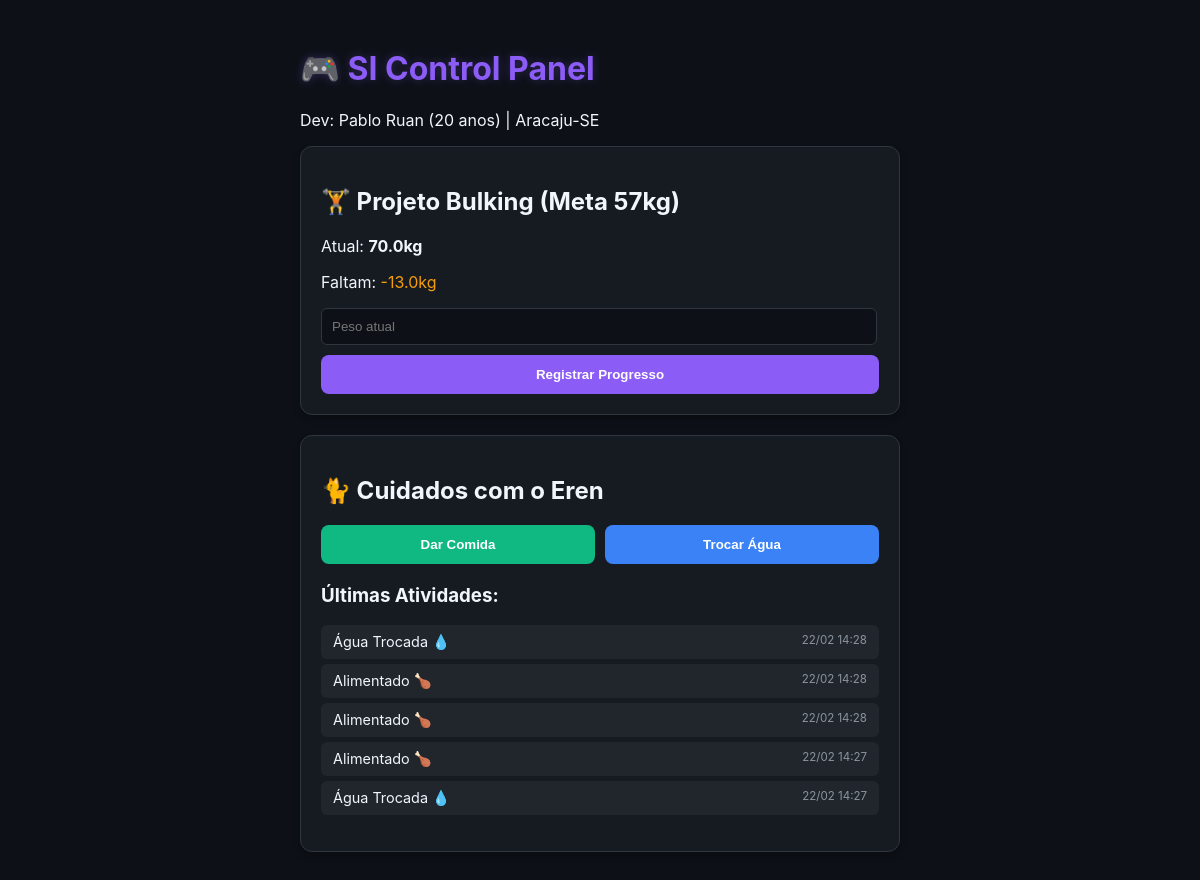
The page / on the database its author committed.
### tables this page shows
CREATE TABLE progresso_peso (
            id INTEGER PRIMARY KEY AUTOINCREMENT,
            data TEXT,
            peso REAL
        );

CREATE TABLE cuidados_eren (
            id INTEGER PRIMARY KEY AUTOINCREMENT,
            data TEXT,
            atividade TEXT
        );

### app.py (the view)
@app.route('/')
def index():
    conn = get_db_connection()
    ultimo_peso = conn.execute('SELECT * FROM progresso_peso ORDER BY id DESC LIMIT 1').fetchone()
    atividades_eren = conn.execute('SELECT * FROM cuidados_eren ORDER BY id DESC LIMIT 10').fetchall()
    conn.close()
    meta = 57.0 # Sua meta de ectomorfo
    peso_atual = ultimo_peso['peso'] if ultimo_peso else 0
    falta = meta - peso_atual if peso_atual > 0 else meta
    return render_template('index.html', peso=ultimo_peso, falta=falta, eren=atividades_eren)

### app.py (called while the page is built)
def get_db_connection():
    conn = sqlite3.connect('sistema_rotina.db')
    conn.row_factory = sqlite3.Row
    return conn

### templates/index.html (shortened to what this page needs)
<!DOCTYPE html>
<html lang="pt-br">
<head>
</head>
<body>
    <div class="container">
        <h1>🎮 SI Control Panel</h1>
        <p>Dev: Pablo Ruan (20 anos) | Aracaju-SE</p>
        <div class="card">
            <h2>🏋️ Projeto Bulking (Meta 57kg)</h2>
            <p>Atual: <strong>{{ peso['peso'] if peso else 'N/A' }}kg</strong></p>
            <p>Faltam: <span style="color: var(--accent)">{{ "%.1f"|format(falta) }}kg</span></p>
            <form action="/registrar_peso" method="post">
                <input type="number" step="0.1" name="peso" placeholder="Peso atual" required>
                <button type="submit" class="btn btn-weight">Registrar Progresso</button>
            </form>
        </div>
        <div class="card">
            <h2>🐈 Cuidados com o Eren</h2>
            <div class="status-grid">
                <form action="/acao_eren" method="post">
                    <button type="submit" class="btn btn-feed">Dar Comida</button>
                </form>
                <form action="/acao_eren" method="post">
                    <button type="submit" class="btn btn-water">Trocar Água</button>
                </form>
            </div>
            <h3 style="margin-top: 20px;">Últimas Atividades:</h3>
            <ul>
                {% for log in eren %}
                <li>
                    <span>{{ log['atividade'] }}</span>
                    <span class="time">{{ log['data'] }}</span>
                </li>
                {% endfor %}
            </ul>
        </div>
    </div>
</body>
</html>

### templates/index.html (style rules this page uses)
:root { --bg: #0d1117; --card: #161b22; --primary: #8b5cf6; --secondary: #10b981; --accent: #f59e0b; --text: #f0f6fc; }
body { font-family: 'Inter', sans-serif; background: var(--bg); color: var(--text); display: flex; flex-direction: column; align-items: center; padding: 20px; }
.container { max-width: 600px; width: 100%; }
h1 { color: var(--primary); text-shadow: 0 0 10px rgba(139, 92, 246, 0.3); }
.card { background: var(--card); border: 1px solid #30363d; border-radius: 12px; padding: 20px; margin-bottom: 20px; box-shadow: 0 4px 6px rgba(0,0,0,0.3); }
.status-grid { display: grid; grid-template-columns: 1fr 1fr; gap: 10px; margin-top: 15px; }
.btn { border: none; padding: 12px; border-radius: 8px; cursor: pointer; font-weight: bold; transition: 0.3s; color: white; width: 100%; }
.btn-feed { background: var(--secondary); }
.btn-water { background: #3b82f6; }
.btn-weight { background: var(--primary); margin-top: 10px; }
input { background: #0d1117; border: 1px solid #30363d; padding: 10px; border-radius: 6px; color: white; width: calc(100% - 24px); }
ul { list-style: none; padding: 0; }
li { background: #21262d; padding: 8px 12px; border-radius: 6px; margin-bottom: 5px; font-size: 0.9em; display: flex; justify-content: space-between; }
.time { color: #8b949e; font-size: 0.8em; }

### rows shown on the page
progresso_peso: peso "70.0"
cuidados_eren: atividade "Água Trocada 💧", data "22/02 14:28"
cuidados_eren: atividade "Alimentado 🍗", data "22/02 14:28"
cuidados_eren: atividade "Alimentado 🍗", data "22/02 14:28"
cuidados_eren: atividade "Alimentado 🍗", data "22/02 14:27"
cuidados_eren: atividade "Água Trocada 💧", data "22/02 14:27"

### other values the page prints
{{ "%.1f"|format(falta) }} "-13.0"
